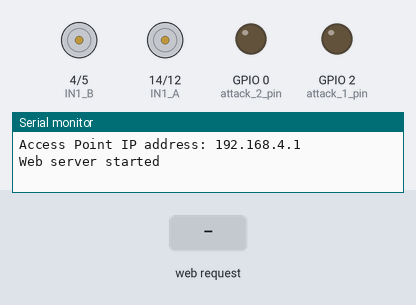
A sketch run on a simulated ESP8266 (NodeMCU). Parts: motor-driver pin pairs drawn as motors (green arrow = first pin HIGH = forward, orange = second pin HIGH = backward, longer = more drive, scaled by the enable pin), output pins drawn as LEDs (lit = HIGH), the last lines printed to the serial monitor. The test bench sets the inputs (shaded band). Storage starts empty.

Above: at 1.2 s.
1.3 s: HTTP request GET /joystick?val=1&x_axis=1&y_axis=1 received
At 2.1 s:
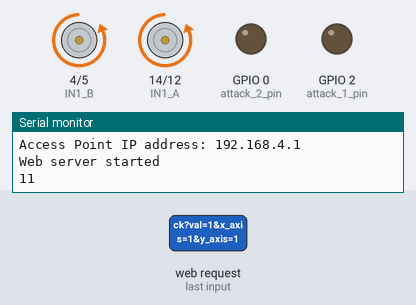
2.8 s: HTTP request GET /joystick?val=120&x_axis=120&y_axis=120 received
At 3.3 s:
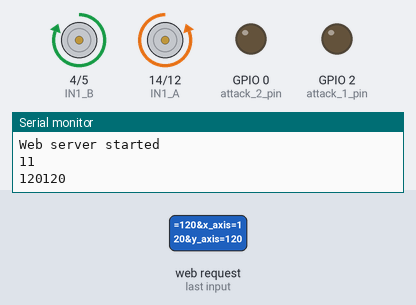
4.3 s: HTTP request GET /joystick received
At 5.5 s:
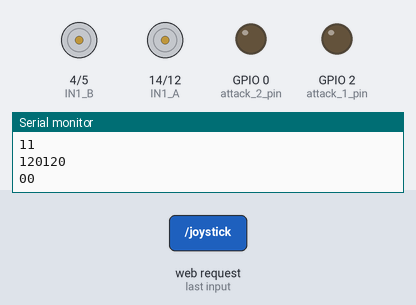
5.8 s: HTTP request GET /B?val=1 received
At 6.7 s:
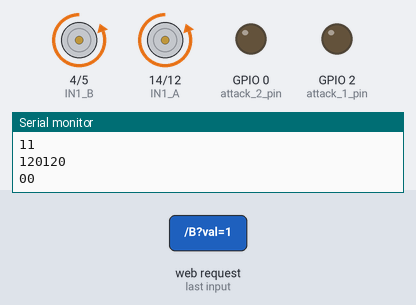
Timing chart, 0 to 8.3 s (numbered marks = the images above; inputs shaded):
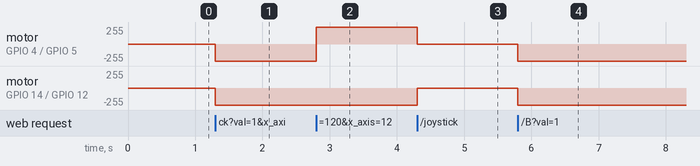

Measured:
- after the input at 1.3 s, motor on GPIO 4 (IN1_B) / GPIO 5 (IN2_B), motor on GPIO 14 (IN1_A) / GPIO 12 (IN2_A): stopped → backward 255/255 at once
- after the input at 2.8 s, motor on GPIO 4 (IN1_B) / GPIO 5 (IN2_B): backward 255/255 → forward 255/255 at once
- after the input at 4.3 s, motor on GPIO 4 (IN1_B) / GPIO 5 (IN2_B): forward 255/255 → stopped at once; motor on GPIO 14 (IN1_A) / GPIO 12 (IN2_A): backward 255/255 → stopped at once
- after the input at 5.8 s, motor on GPIO 4 (IN1_B) / GPIO 5 (IN2_B), motor on GPIO 14 (IN1_A) / GPIO 12 (IN2_A): stopped → backward 255/255 at once

The sketch:

main.ino
```cpp
#include "web_server.h"

void setup() {
  run_web_server();
  motors_setup();
  attack_setup();
}

void loop() {
  handle_client();
}
```

attack.cpp
```cpp
#include "attack.h"

void attack_setup(void) {
  pinMode(attack_1_pin, OUTPUT);
  pinMode(attack_2_pin, OUTPUT);
  //start LOW (LED on attack 1 toggle ON)
  digitalWrite(attack_1_pin, LOW);
  digitalWrite(attack_2_pin, LOW);
}
void attack_1(void) {

}

void attack_2(void) {

}
```

attack.h
```cpp
#ifndef ATTACK_H
#define ATTACK_H

#include <Arduino.h>
#define SPEED_HIT 255 //PWM value
#define attack_1_pin 2 //PWM LED only output
#define attack_2_pin 0 //PWM only output

void attack_setup(void);

void attack_1(void);

void attack_2(void);


#endif
```

motor.cpp
```cpp
#include "motor.h"

void motors_setup(void)
{
  pinMode(PWM_A, OUTPUT);
  pinMode(IN1_A, OUTPUT);
  pinMode(IN2_A, OUTPUT);
  pinMode(PWM_B, OUTPUT);
  pinMode(IN1_B, OUTPUT);
  pinMode(IN2_B, OUTPUT);
}

void motor_cmd_vel(void) {
  float px = handleMotorFWBWRequest();
  float py = handleMotorLRRequest();
}

void motor_FWBW(bool dir1)
{

  if (dir1) {
    digitalWrite(IN1_A, LOW);
    digitalWrite(IN2_A, HIGH);
    analogWrite(PWM_A, SPEED_A);
    digitalWrite(IN1_B, LOW);
    digitalWrite(IN2_B, HIGH);
    analogWrite(PWM_B, SPEED_B);
  }
  else {
    digitalWrite(IN1_A, !LOW);
    digitalWrite(IN2_A, !HIGH);
    analogWrite(PWM_A, SPEED_A);
    digitalWrite(IN1_B, !LOW);
    digitalWrite(IN2_B, !HIGH);
    analogWrite(PWM_B, SPEED_B);
  }

}

void motor_LR(bool dir2) {
  if (dir2) {
    digitalWrite(IN1_A, !LOW);
    digitalWrite(IN2_A, !HIGH);
    analogWrite(PWM_A, SPEED_A);
    digitalWrite(IN1_B, LOW);
    digitalWrite(IN2_B, HIGH);
    analogWrite(PWM_B, SPEED_B);
  }
  else {
    digitalWrite(IN1_A, LOW);
    digitalWrite(IN2_A, HIGH);
    analogWrite(PWM_A, SPEED_A);
    digitalWrite(IN1_B, !LOW);
    digitalWrite(IN2_B, !HIGH);
    analogWrite(PWM_B, SPEED_B);
  }
}

void motor_stop(void)
{
  digitalWrite(IN1_A, LOW);
  digitalWrite(IN2_A, LOW);
  analogWrite(PWM_A, 0);
  digitalWrite(IN1_B, LOW);
  digitalWrite(IN2_B, LOW);
  analogWrite(PWM_B, 0);
}
```

motor.h
```cpp
#ifndef MOTOR_H
#define MOTOR_H

#include <Arduino.h>
#include "web_server.h"
#include <math.h>

#define PWM_A 15
#define IN1_A 14
#define IN2_A 12

#define PWM_B 13
#define IN1_B 4
#define IN2_B 5

#define SPEED_A 255
#define SPEED_B 255

#define MIN_SPEED 0
#define MAX_SPEED 255

#define MIN_JOY -1
#define MAX_JOY 1

#define TRACK_WIDTH 1
#define WHEEL_RADIUS 1

void motors_setup(void);

void motor_cmd_vel(void);

void motor_FWBW(bool dir1);

void motor_LR(bool dir2);

void motor_stop(void);

#endif
```

status_batt.cpp
```cpp
#include "status_batt.h"

int lecture = 0;
float voltage_batt = 0.0;
float battery_level = 0.0;
int read_voltage(void)
{
    lecture = analogRead(A0);
    delay(100);
    if (lecture < 300){
        battery_level=-1;
        //manda -1 como valor de no lectura de la bateria
    }
    else{
        voltage_batt = map(lecture,MIN_VOLTAGE_A_VALUE,MAX_VOLTAGE_A_VALUE,MIN_VOLTAGE_BATT,MAX_VOLTAGE_BATT);
        battery_level = 100*voltage_batt/MAX_VOLTAGE_BATT;

    }
    return battery_level;
}
```

status_batt.h
```cpp
#ifndef STATUS_BATT
#define STATUS_BATT
#include <Arduino.h>
// Voltaje mapeo 11.1-12.6V a 330-385 ish

#define BATT_PIN A0 // Analog pin ESP8266

#define MIN_VOLTAGE_A_VALUE 330
#define MAX_VOLTAGE_A_VALUE 380
#define MIN_VOLTAGE_BATT 11.1
#define MAX_VOLTAGE_BATT 12.6

int read_voltage(void);

#endif
```

web_server.cpp
```cpp
#include "web_server.h"

ESP8266WebServer server(80);

//Nombre y password del punto WIFI
const char *ssid = "Amica";
const char *password = "battlebots";

void handleFileRead(String path) {
  // If the path ends with "/", return index.html
  if (path.endsWith("/")) {
    path += "index.html";
  }

  // Open the file from SPIFFS
  String contentType;
  if (SPIFFS.exists(path)) {
    File file = SPIFFS.open(path, "r");
    server.streamFile(file, contentType);
    file.close();
  } else {
    server.send(404, "text/plain", "File not found");
  }
}

float handleMotorFWBWRequest(void) {
  float FWBW_val = server.arg("val").toInt();
  int p_vx = FWBW_val;
  //Serial.print("FWBW val: ");
  //Serial.println(FWBW_val);
  // TODO: control motor 1 based on the velocity value
  return p_vx;
}

float handleMotorLRRequest(void) {
  float LR_val = server.arg("val").toInt();
  int p_vy = LR_val;
  //Serial.print("LR val: ");
  //Serial.println(LR_val);
  // TODO: control motor 2 based on the velocity value
  return p_vy;
}

void handleButtonRequest(void) {

  int id = server.arg("val").toInt();
  //Avanzar
  if (id == 1) {
    motor_FWBW(1);
    server.send(200, "text/plain", "OK");
  }
  //Izquierda
  if (id == 2) {
    motor_LR(1);
    server.send(200, "text/plain", "OK");
  }
  //Derecha
  if (id == 3) {
    motor_LR(0);
    server.send(200, "text/plain", "OK");
  }
  //Atras
  if (id == 4) {
    motor_FWBW(0);
    server.send(200, "text/plain", "OK");
  }
  //Stop
  if (id == 5) {
    motor_stop();
    server.send(200, "text/plain", "OK");
  }

  //Puedes modificar las siguientes acciones id 6 y 7
  if (id == 6) {
    Serial.println("ATTACK 1");
    attack_1();
    server.send(200, "text/plain", "OK");
  }
  if (id == 7) {
    Serial.println("ATTACK 2");
    attack_2();
    server.send(200, "text/plain", "OK");
  }
  else {
  }

}

void handleJoyRequest(void){
  int x_dir = server.arg("x_axis").toInt();
  int y_dir = server.arg("y_axis").toInt();
  Serial.print(x_dir);
  Serial.println(y_dir);

  if (0.1 <x_dir <= 1){
    motor_LR(0);
    server.send(200, "text/plain", "OK");
    }
  if (-1<= x_dir <= -0.1){
    motor_LR(1);
    server.send(200, "text/plain", "OK");
  }
  if (y_dir == 1){
    motor_FWBW(1);
    server.send(200, "text/plain", "OK");
    }
  if (y_dir == -1){
    motor_FWBW(0);
    server.send(200, "text/plain", "OK");
  }

  if ((x_dir + y_dir)==0) {
    motor_stop();
    server.send(200, "text/plain", "OK");
  }

}

void handleBatteryRequest(void)
{
  String porcentaje = String(read_voltage());
  server.send(200, "text/plain", porcentaje);
}

void run_web_server(void) {
  // Initialize serial communication
  Serial.begin(115200);

  // Create a new SoftAP network
  WiFi.softAP(ssid, password);
  Serial.println("");
  Serial.println("");

  // Print the IP address of the SoftAP network
  Serial.print("Access Point IP address: ");
  Serial.println(WiFi.softAPIP());
  Serial.println("");
  Serial.println("");

  // Initialize SPIFFS
  if (!SPIFFS.begin()) {
    Serial.println("Failed to initialize SPIFFS");
    return;
  }
  server.on("/FWBW", HTTP_GET, handleMotorFWBWRequest);
  server.on("/LR", HTTP_GET, handleMotorLRRequest);
  server.on("/B", HTTP_GET, handleButtonRequest);
  server.on("/joystick", HTTP_GET, handleJoyRequest);
  server.on("/battery", HTTP_GET, handleBatteryRequest);
  // Set up web server
  server.onNotFound([]() {
    handleFileRead(server.uri());
  });

  server.begin();
  Serial.println("Web server started");
}

void handle_client(void) {
  server.handleClient();
}
```

web_server.h
```cpp
#ifndef WEB_SERVER_H
#define WEB_SERVER_H
#include <Arduino.h>
#include <ESP8266WiFi.h>
#include <ESP8266WebServer.h>
#include <FS.h>
//Librerias propias
#include "motor.h"
#include "attack.h"
#include "status_batt.h"

/**
 * @brief Funcion que lee un archivo de tipo html para publicarse en web server via FS
 *
 * @param path direccion del archivo dentro del microcontrolador
 */
void handleFileRead(String path);

/**
 * @brief Inicia servidor web dentro del micro via ESP8266WebServer y tambien access point wifi via ESP8266WiFi.h
 *
 */
void run_web_server(void);

/**
 * @brief Funcion que utiliza comando de velocidad para control cinematico avance-retroceso
 *
 * @return float ponderador de velocidad en eje X
 */
float handleMotorFWBWRequest(void);

/**
 * @brief Funcion que utiliza comando de velocidad para control cinematico viraje izquierda-derecha
 *
 * @return float ponderador de velocidad en eje Y
 */
float handleMotorLRRequest(void);

/**
 * @brief Metodo que utiliza el argumento de la seccion botones, segun la id ejecuta una accion
 * id: {1:adelante,2:izquierda,3:derecha,4:atras,5:stop,6:attack1,7:attack2}
 */
void handleButtonRequest(void);

/**
 * @brief Funcion para enviar request desde un joystick
 *
 */
void handleJoyRequest(void);
/**
 * @brief Funcion para trabajar con las solicitudes del cliente
 *
 */
void handle_client(void);

/**
 * @brief Funcion para retornar el valor de porcentaje de bateria
 *
 */
void handlebatteryRequest(void);

#endif
```
